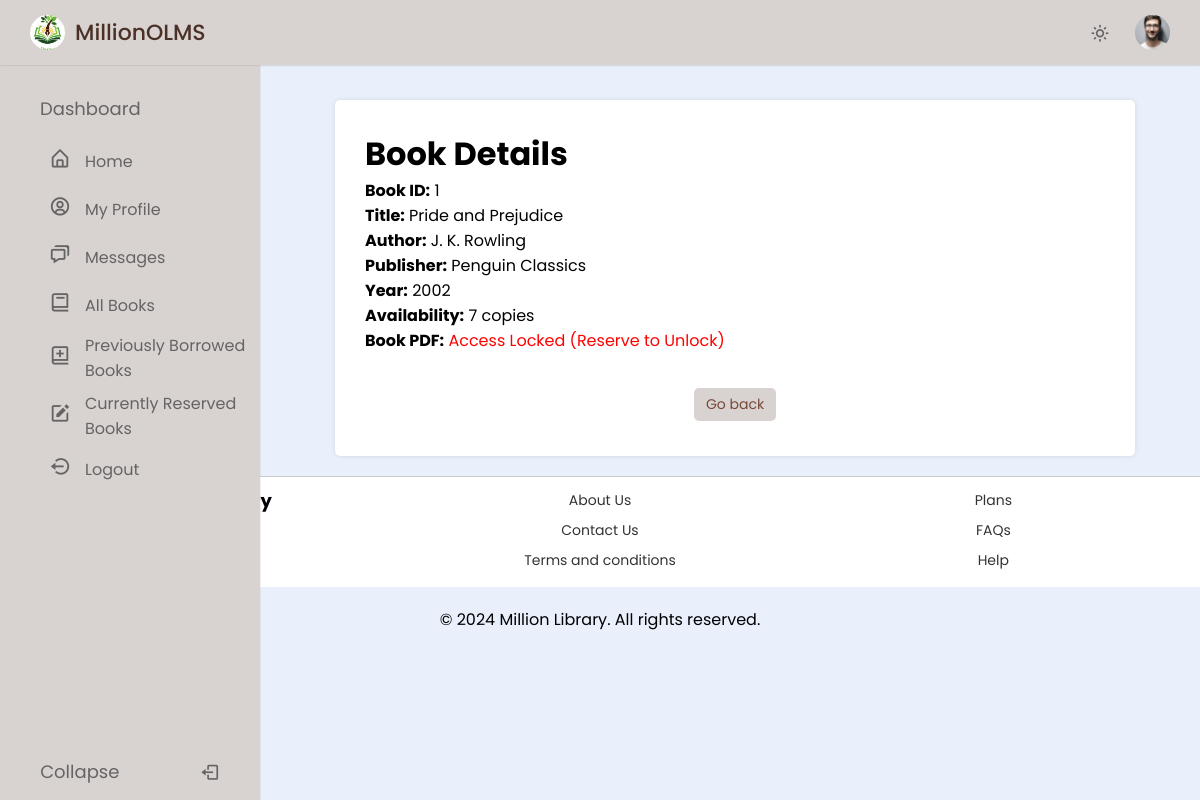
The page /user/books_details.php?BookId=1 on the database as committed earlier.
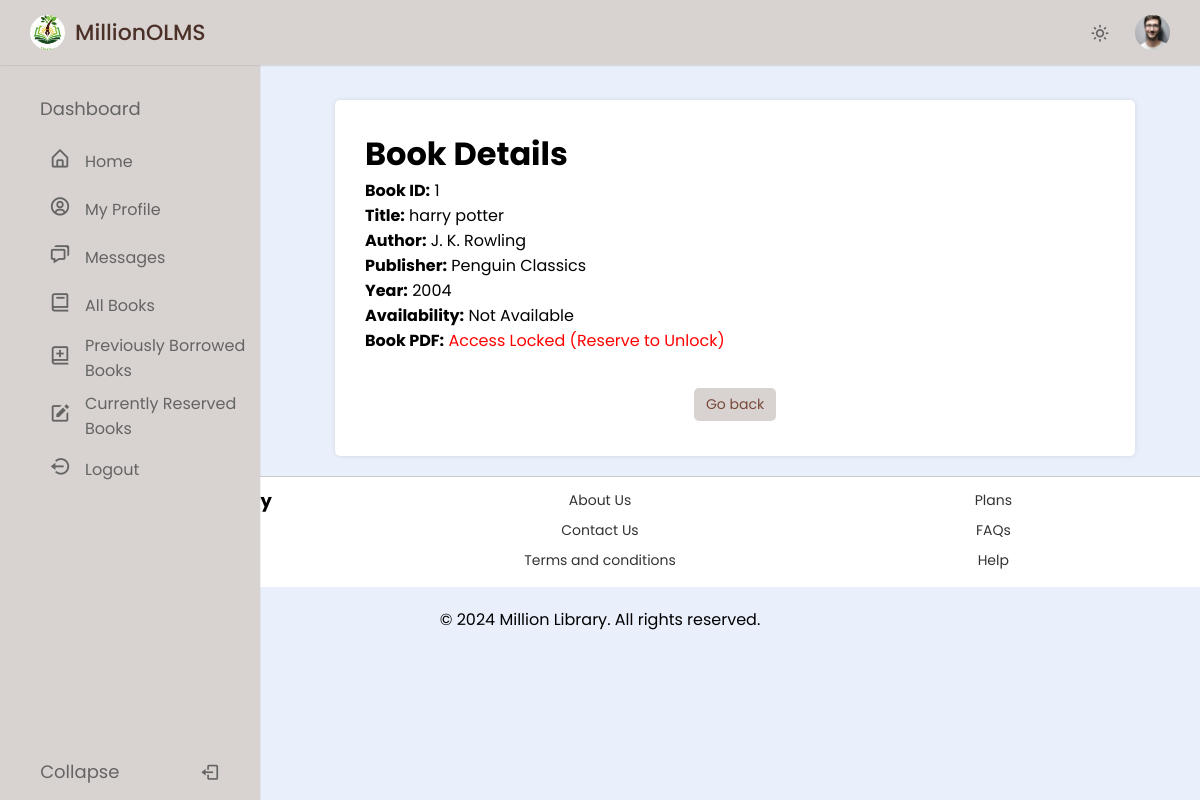
The same page on the database as committed later.
### tables this page shows
CREATE TABLE `book` (
  `BookId` int NOT NULL,
  `Title` varchar(50) DEFAULT NULL,
  `Publisher` varchar(50) DEFAULT NULL,
  `Year` varchar(50) DEFAULT NULL,
  `Availability` int DEFAULT NULL,
  `Status` enum('Available','Reserved','CheckedOut') NOT NULL DEFAULT 'Available',
  `PDF_Link` varchar(255) DEFAULT NULL
);

### user/books_details.php (the view, shortened to what the changed rows need)
<?php
require('dbconn.php');
$rollno = $_SESSION['RollNo'];
$userQuery = "SELECT * FROM olms.user WHERE RollNo=?";
$userStmt = $conn->prepare($userQuery);
$userStmt->bind_param("s", $rollno);
$userStmt->execute();
$userResult = $userStmt->get_result();
if ($userResult && $userResult->num_rows > 0) {
    $userRow = $userResult->fetch_assoc();
    $ProfilePicture = !empty($userRow['ProfilePicture']) ? $userRow['ProfilePicture'] : 'images/profile.jpg';
} else {
    $ProfilePicture = 'images/profile.jpg';
}
if (isset($_GET['BookId'])) {
    $bookId = $_GET['BookId'];
    $sql = "SELECT * FROM olms.book WHERE BookId = ?";
    $stmt = $conn->prepare($sql);
    $stmt->bind_param("i", $bookId);
    $stmt->execute();
    $result = $stmt->get_result();
    if ($result->num_rows > 0) {
        $book = $result->fetch_assoc();
        ?>
        <!DOCTYPE html>
        <html lang="en">
        <head>
            <link href="https://unpkg.com/boxicons@latest/css/boxicons.min.css" rel="stylesheet" />
            <link rel="stylesheet" href="style.css" />
        </head>
        <body>
            <nav class="navbar">
                <div class="logo_item">
                    <img src="images/logo.jpg" alt="">MillionOLMS
                </div>
                <div class="navbar_content">
                    <i class='bx bx-sun' id="darkLight"></i>
                    <img src="<?php echo ($ProfilePicture); ?>" alt="Profile Picture" class="profile" id="profilePic" />
            </nav>
            <nav class="sidebar">
                <div class="menu_content">
                    <div class="menu_items">
                        <div class="menu_title menu_dahsboard"></div>
                        <li class="item">
                            <a href="home.php" class="nav_link submenu_item">
                                <span class="navlink_icon">
                                    <i class="bx bx-home-alt"></i>
                                </span>
                                <span class="navlink">Home</span>
                            </a>
                        </li>
                        <li class="item">
                            <a href="profile.php" class="nav_link submenu_item">
                                <span class="navlink_icon">
                                    <i class='bx bx-user-circle'></i>
                                </span>
                                <span class="navlink">My Profile</span>
                            </a>
                        </li>
                        <li class="item">
                            <a href="message.php" class="nav_link submenu_item">
                                <span class="navlink_icon">
                                    <i class='bx bx-chat'></i>
                                </span>
                                <span class="navlink">Messages</span>
                            </a>
                        </li>
                        <li class="item">
                            <a href="all_books.php" class="nav_link submenu_item">
                                <span class="navlink_icon">
                                    <i class='bx bx-book'></i>
                                </span>
                                <span class="navlink">All Books</span>
                            </a>
                        </li>
                        <li class="item">
                            <a href="pre_borrowed_book.php" class="nav_link submenu_item">
                                <span class="navlink_icon">
                                    <i class='bx bx-book-add'></i>
                                </span>
                                <span class="navlink">Previously Borrowed <br> Books</span>
                            </a>
                        </li>
                        <li class="item">
                            <a href="currently_reserved.php" class="nav_link submenu_item">
                                <span class="navlink_icon">
                                    <i class='bx bxs-edit'></i>
                                </span>
                                <span class="navlink">Currently Reserved <br> Books</span>
                            </a>
                        </li>
                        <li class="item">
                            <a href="logout.php" class="nav_link submenu_item">
                                <span class="navlink_icon">
                                    <i class='bx bx-log-out-circle'></i>
                                </span>
                                <span class="navlink">Logout</span>
                            </a>
                        </li>
                        <div class="bottom_content">
                            <div class="bottom expand_sidebar">
                                <span> Expand</span>
                            </div>
                            <div class="bottom collapse_sidebar">
                                <span> Collapse</span>
                                <i class='bx bx-log-out'></i>
                            </div>
                        </div>
                    </div>
            </nav>
            <main class="main-content">
                <div class="content">
                    <div class="book-details">
                        <h1>Book Details</h1>
                        <p><strong>Book ID:</strong> <?php echo $book['BookId']; ?></p>
                        <p><strong>Title:</strong> <?php echo $book['Title']; ?></p>
                        <?php
                        $authorQuery = "SELECT * FROM OLMS.author WHERE BookId = ?";
                        $authorStmt = $conn->prepare($authorQuery);
                        $authorStmt->bind_param("i", $bookId);
                        $authorStmt->execute();
                        $authorResult = $authorStmt->get_result();
                        $authors = [];
                        while ($authorRow = $authorResult->fetch_assoc()) {
                            $authors[] = $authorRow['Author'];
                        }
                        echo "<p><strong>Author:</strong> " . implode(", ", $authors) . "</p>";
                        ?>
                        <p><strong>Publisher:</strong> <?php echo $book['Publisher']; ?></p>
                        <p><strong>Year:</strong> <?php echo $book['Year']; ?></p>
                        <p><strong>Availability:</strong>
                            <?php echo $book['Availability'] > 0 ? $book['Availability'] . " copies" : "Not Available"; ?>
                        </p>
                        <?php
                        $reservationQuery = "SELECT * FROM reservation WHERE RollNo = ? AND BookId = ? AND UnlockPDF = 1";
                        $reservationStmt = $conn->prepare($reservationQuery);
                        $reservationStmt->bind_param("si", $rollno, $bookId);
                        $reservationStmt->execute();
                        $reservationResult = $reservationStmt->get_result();
                        if ($reservationResult->num_rows > 0) {
                            if (!empty($book['PDF_Link'])) {
                                echo "<p><strong>Book PDF:</strong> <a href='" . $book['PDF_Link'] . "' target='_blank'>View PDF</a></p>";
                            } else {
                                echo "<p><strong>Book PDF:</strong> Not available</p>";
                            }
                        } else {
                            echo "<p><strong>Book PDF:</strong> <span style='color: red;'>Access Locked (Reserve to Unlock)</span></p>";
                        }
                        ?>
                        <div class="button-container">
                            <a href="all_books.php" class="btn-link">
                                <button class="table_btn">Go back</button>
                            </a>
                        </div>
                    </div>
                </div>
            </main>
            <footer>
                <div class="footer-content">
                    <div>
                        <h3>Million Library</h3>
                        <p>OLMS</p>
                    </div>
                    <div>
                        <ul>
                            <li><a href="Help.php">About Us</a></li>
                            <li><a href="Help.php">Contact Us</a></li>
                            <li><a href="Help.php">Terms and conditions</a></li>
                        </ul>
                    </div>
                    <div>
                        <ul>
                            <li><a href="Help.php">Plans</a></li>
                            <li><a href="Help.php">FAQs</a></li>
                            <li><a href="Help.php">Help</a></li>
                        </ul>
                    </div>
                </div>
            </footer>
            <p class="site-name">&copy; 2024 Million Library. All rights reserved.</p>
        </body>
        </html>
        <?php
    } else {
        echo "Book not found.";
    }
} else {
    echo "No BookId provided.";
}
?>

Rows that differ between the two databases and show on the page:
changed book "Penguin Classics": Title "Pride and Prejudice" → "harry potter"; Year "2002" → "2004"; Availability "7" → (not shown)
Other text that changed with them:
text no longer shown: "copies"
text now shown: "Not Available"
